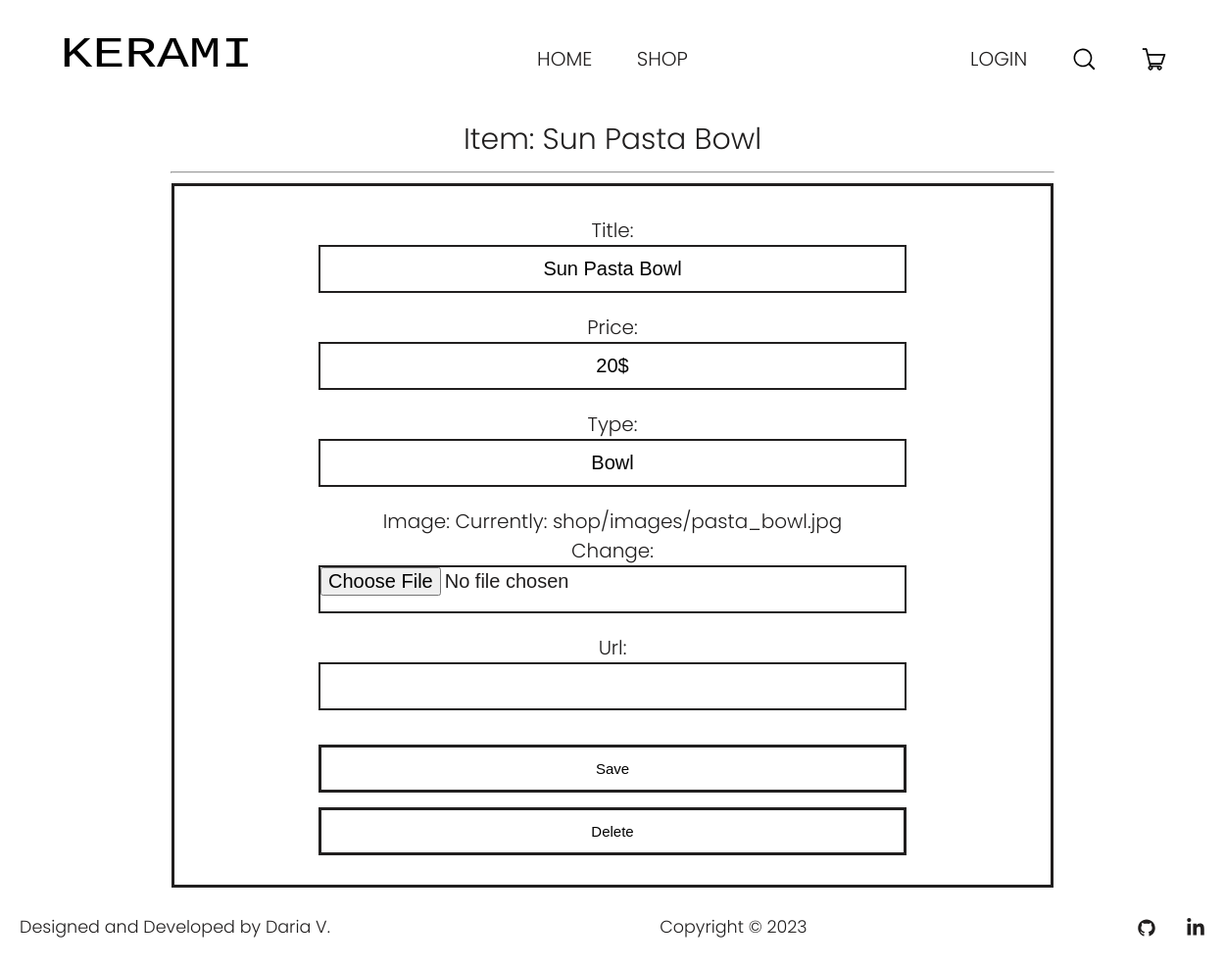
Page /item/1 on the committed database.
### home/models.py (models this page shows, shortened)
class Menu(models.Model):
    title = models.CharField(max_length=100)
    url = models.CharField(max_length=100)
    class Meta:
        verbose_name = 'Menu'
        verbose_name_plural = 'Menu'

### shop/models.py (models this page shows, shortened)
class Item(models.Model):
    title = models.CharField(max_length=50)
    price = models.CharField(max_length=5)
    type = models.CharField(max_length=100, default='another')
    image = models.ImageField(upload_to='shop/images')
    url = models.URLField(blank=True, null=True)

### shop/views.py (the view, shortened to what this page needs)
# urls.py: path('item/<int:item_pk>', views.viewitem, name='viewitem'),
def viewitem(request, item_pk):
    menu = Menu.objects.all()
    item = get_object_or_404(Item, pk=item_pk)
    form = ItemForm(instance=item)
    if request.method == 'GET':
        return render(request, 'shop/item.html', {'item': item, 'form': form, 'menu': menu})

### shop/forms.py
class ItemForm(ModelForm):
    class Meta:
        model = Item
        fields = ['title', 'price', 'type', 'image', 'url']

### templates/shop/item.html (shortened to what this page needs)
{% extends 'home/base.html' %}
{% load static %}
{% block css %}
<link rel="stylesheet" href="{% static 'css/item.css' %}">
{% endblock %}
{% block content %}
<main>
    <section class="item-info">
        <div class="item container">
            <h1 class="item-title">Item: {{ item.title }}</h1>
            <hr>
            <div class="item-editing">
                <form method="post" class="item-edit-form">
                    {{ form.as_p }}
                    <div class="button">
                        <button class="save btn">Save</button>
                    </div>
                </form>
                <form action="{% url 'delete' item.id %}" method="post" class="item-edit-form">
                    <div class="button">
                        <button class="delete btn">Delete</button>
                    </div>
                </form>
            </div>
        </div>
    </section>
</main>
{% endblock content %}

### templates/home/base.html (shortened to what this page needs)
<!DOCTYPE html>
{% load static %}
<html lang="en">
<head>
    <link rel="stylesheet" href="{% static 'css/base.css' %}">
    {% block css %}{% endblock %}
</head>
<body>
{% block header %}
<header class="header-menu">
    <div class="header container">
        <div class="logo">
            <a href="{% url 'home' %}"><img src="{% static 'home/logo_ceramics.svg' %}" alt="KERAMI"></a>
        </div>
        <nav class="menu-nav">
            {% for m in menu %}
            <a class="menu-nav-item" href="{{ m.url }}">{{ m.title }}</a>
            {% endfor %}
        </nav>
        <div class="right-items">
            {% if user.is_authenticated %}
            <a href="#">{{ user.username }}</a>
            <form action="{% url 'logout' %}" method="post">
                {% csrf_token %}
                <button class="logout-btn">Logout</button>
            </form>
            {% else %}
            <a href="{% url 'login' %}">LOGIN</a>
            {% endif %}
            <a class="link-svg" href="#">
            </a>
            {% if user.is_authenticated %}
            <a class="link-svg" href="{% url 'cart' %}">
                {% else %}
                <a class="link-svg" href="{% url 'login' %}">
                {% endif %}
                </a>
        </div>
    </div>
</header>
{% endblock header %}
<main>
    {% block content %}
    {% endblock content%}
</main>
<footer class="footer-nav">
    <div class="page-footer_wrapper container">
        <div class="footer-designer-name">
            <h3>Designed and Developed by Daria V.</h3>
        </div>
        <div class="footer-copyright">
            <h3>Copyright © 2023</h3>
        </div>
        <div class="footer-body">
            <ul class="footer-icons">
                <li class="social-icon">
                    <a href="https://github.com/dariavarlamovaa" target="_blank"
                       rel="noopener noreferrer">
                    </a>
                </li>
                <li class="social-icon">
                    <a href="https://www.linkedin.com/in/daria-varlamova-091537270/"
                       target="_blank" rel="noopener noreferrer">
                    </a>
                </li>
            </ul>
        </div>
    </div>
</footer>
</body>
</html>

### home/static/css/base.css (style rules this page uses)
body { font-family: 'Poppins', sans-serif; font-weight: 300; font-size: 20px; color: #211f1f; background-color: #FFFFFF; margin: 0; padding: 0; }
a { text-decoration: none; color: #211f1f; }
h1, h2, h3, p { margin: 0; font-weight: 300; }
li, ul { margin: 0; padding: 0; }
svg { vertical-align: middle; }
.container { width: 1240px; margin: 0 auto; }
main { flex: 1; }
.header { max-height: 77px; width: 100%; display: flex; align-items: center; justify-content: space-between; padding: 60px 60px; box-sizing: border-box; }
.logo img { width: 200px; height: 50px; }
.menu-nav-item { background: transparent; cursor: pointer; border: 0; margin: 20px; font-size: 20px; }
.right-items { display: flex; justify-content: space-between; min-width: 200px; align-items: center; }
.link-svg { display: flex; align-items: center; }
.footer-nav { width: 100%; padding: 20px; max-height: 80px; display: flex; align-items: center; box-sizing: border-box; }
.page-footer_wrapper { display: flex; flex-wrap: wrap; justify-content: space-between; box-sizing: border-box; padding: 30px 0; font-size: 15px; }
.footer-icons { list-style: none; display: flex; gap: 30px; padding: 0; }
.footer-designer-name, .footer-copyright, .footer-body { height: 40px; display: flex; align-items: center; }
.social-icon a { color: #FFF; }

### shop/static/css/item.css (style rules this page uses)
.item-title, .item-heading { text-align: center; }
.item hr { width: 900px; }
.item-editing, .item-adding { border: solid 3px #211f1f; min-width: 700px; max-width: 900px; min-height: 700px; text-align: center; padding: 30px 20px; box-sizing: border-box; display: flex; flex-direction: column; justify-content: space-between; align-items: center; margin: 0 auto; }
.item-edit-form, .item-add-form { min-width: 600px; }
.item-edit-form input[type="text"], .item-edit-form input[type="password"], .item-edit-form input[type="file"], .item-edit-form input[type="url"], .item-add-form input[type="text"], .item-add-form input[type="password"], .item-add-form input[type="file"], .item-add-form input[type="url"] { width: 100%; border: 2px solid #211f1f; box-sizing: border-box; height: 49px; font-size: 20px; text-align: center; margin-bottom: 20px; align-items: center; }
.button { display: flex; justify-content: space-between; margin-top: 15px; }
.delete, .save, .add-btn { width: 100%; border: solid 3px #211f1f; background-color: #FFFFFF; height: 49px; font-size: 15px; }

### rows in the picture
Menu: title "HOME"
Menu: title "SHOP"
Item: title "Sun Pasta Bowl", price "20$", type "Bowl"
